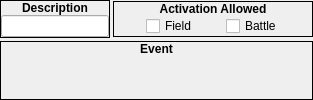
       <widget class="QWidget" name="wEvent">
        <layout class="QVBoxLayout" name="verticalLayout_11">
         <property name="spacing">
          <number>3</number>
         </property>
         <property name="margin">
          <number>0</number>
         </property>
         <item>
          <layout class="QHBoxLayout" name="horizontalLayout_122">
           <property name="spacing">
            <number>3</number>
           </property>
           <item>
            <widget class="QFrame" name="frame_140">
             <property name="sizePolicy">
              <sizepolicy hsizetype="Preferred" vsizetype="Fixed">
               <horstretch>0</horstretch>
               <verstretch>0</verstretch>
              </sizepolicy>
             </property>
             <property name="focusPolicy">
              <enum>Qt::ClickFocus</enum>
             </property>
             <property name="frameShape">
              <enum>QFrame::Box</enum>
             </property>
             <property name="frameShadow">
              <enum>QFrame::Plain</enum>
             </property>
             <layout class="QVBoxLayout" name="verticalLayout_257">
              <property name="spacing">
               <number>0</number>
              </property>
              <property name="margin">
               <number>0</number>
              </property>
              <item>
               <widget class="QLabel" name="label_196">
                <property name="sizePolicy">
                 <sizepolicy hsizetype="Preferred" vsizetype="Fixed">
                  <horstretch>0</horstretch>
                  <verstretch>0</verstretch>
                 </sizepolicy>
                </property>
                <property name="font">
                 <font>
                  <weight>75</weight>
                  <bold>true</bold>
                 </font>
                </property>
                <property name="focusPolicy">
                 <enum>Qt::ClickFocus</enum>
                </property>
                <property name="text">
                 <string>Description</string>
                </property>
                <property name="alignment">
                 <set>Qt::AlignCenter</set>
                </property>
               </widget>
              </item>
              <item>
               <widget class="QWidget" name="widget_152" native="true">
                <property name="focusPolicy">
                 <enum>Qt::ClickFocus</enum>
                </property>
                <layout class="QVBoxLayout" name="verticalLayout_258">
                 <property name="spacing">
                  <number>0</number>
                 </property>
                 <property name="margin">
                  <number>0</number>
                 </property>
                 <item>
                  <widget class="QLineEdit" name="event_leDescription">
                   <property name="focusPolicy">
                    <enum>Qt::ClickFocus</enum>
                   </property>
                   <property name="maxLength">
                    <number>64</number>
                   </property>
                  </widget>
                 </item>
                </layout>
               </widget>
              </item>
             </layout>
            </widget>
           </item>
           <item>
            <widget class="QFrame" name="frame_141">
             <property name="sizePolicy">
              <sizepolicy hsizetype="Fixed" vsizetype="Fixed">
               <horstretch>0</horstretch>
               <verstretch>0</verstretch>
              </sizepolicy>
             </property>
             <property name="minimumSize">
              <size>
               <width>200</width>
               <height>0</height>
              </size>
             </property>
             <property name="maximumSize">
              <size>
               <width>200</width>
               <height>16777215</height>
              </size>
             </property>
             <property name="focusPolicy">
              <enum>Qt::ClickFocus</enum>
             </property>
             <property name="frameShape">
              <enum>QFrame::Box</enum>
             </property>
             <property name="frameShadow">
              <enum>QFrame::Plain</enum>
             </property>
             <layout class="QVBoxLayout" name="verticalLayout_259">
              <property name="spacing">
               <number>0</number>
              </property>
              <property name="margin">
               <number>0</number>
              </property>
              <item>
               <widget class="QLabel" name="label_197">
                <property name="sizePolicy">
                 <sizepolicy hsizetype="Preferred" vsizetype="Fixed">
                  <horstretch>0</horstretch>
                  <verstretch>0</verstretch>
                 </sizepolicy>
                </property>
                <property name="font">
                 <font>
                  <weight>75</weight>
                  <bold>true</bold>
                 </font>
                </property>
                <property name="focusPolicy">
                 <enum>Qt::ClickFocus</enum>
                </property>
                <property name="text">
                 <string>Activation Allowed</string>
                </property>
                <property name="alignment">
                 <set>Qt::AlignCenter</set>
                </property>
               </widget>
              </item>
              <item>
               <widget class="QWidget" name="widget_153" native="true">
                <property name="focusPolicy">
                 <enum>Qt::ClickFocus</enum>
                </property>
                <layout class="QHBoxLayout" name="horizontalLayout_121">
                 <property name="spacing">
                  <number>0</number>
                 </property>
                 <property name="leftMargin">
                  <number>3</number>
                 </property>
                 <property name="topMargin">
                  <number>0</number>
                 </property>
                 <property name="rightMargin">
                  <number>0</number>
                 </property>
                 <property name="bottomMargin">
                  <number>0</number>
                 </property>
                 <item>
                  <widget class="QCheckBox" name="event_cbAllowField">
                   <property name="sizePolicy">
                    <sizepolicy hsizetype="Fixed" vsizetype="Fixed">
                     <horstretch>0</horstretch>
                     <verstretch>0</verstretch>
                    </sizepolicy>
                   </property>
                   <property name="focusPolicy">
                    <enum>Qt::ClickFocus</enum>
                   </property>
                   <property name="text">
                    <string>Field</string>
                   </property>
                  </widget>
                 </item>
                 <item>
                  <widget class="QCheckBox" name="event_cbAllowBattle">
                   <property name="sizePolicy">
                    <sizepolicy hsizetype="Fixed" vsizetype="Fixed">
                     <horstretch>0</horstretch>
                     <verstretch>0</verstretch>
                    </sizepolicy>
                   </property>
                   <property name="focusPolicy">
                    <enum>Qt::ClickFocus</enum>
                   </property>
                   <property name="text">
                    <string>Battle</string>
                   </property>
                  </widget>
                 </item>
                </layout>
               </widget>
              </item>
             </layout>
            </widget>
           </item>
          </layout>
         </item>
         <item>
          <widget class="QFrame" name="frame_142">
           <property name="sizePolicy">
            <sizepolicy hsizetype="Preferred" vsizetype="Expanding">
             <horstretch>0</horstretch>
             <verstretch>0</verstretch>
            </sizepolicy>
           </property>
           <property name="focusPolicy">
            <enum>Qt::ClickFocus</enum>
           </property>
           <property name="frameShape">
            <enum>QFrame::Box</enum>
           </property>
           <property name="frameShadow">
            <enum>QFrame::Plain</enum>
           </property>
           <layout class="QVBoxLayout" name="verticalLayout_260">
            <property name="spacing">
             <number>0</number>
            </property>
            <property name="margin">
             <number>0</number>
            </property>
            <item>
             <widget class="QLabel" name="label_198">
              <property name="sizePolicy">
               <sizepolicy hsizetype="Preferred" vsizetype="Fixed">
                <horstretch>0</horstretch>
                <verstretch>0</verstretch>
               </sizepolicy>
              </property>
              <property name="font">
               <font>
                <weight>75</weight>
                <bold>true</bold>
               </font>
              </property>
              <property name="focusPolicy">
               <enum>Qt::ClickFocus</enum>
              </property>
              <property name="text">
               <string>Event</string>
              </property>
              <property name="alignment">
               <set>Qt::AlignCenter</set>
              </property>
             </widget>
            </item>
            <item>
             <widget class="QWidget" name="widget_154" native="true">
              <property name="focusPolicy">
               <enum>Qt::ClickFocus</enum>
              </property>
             </widget>
            </item>
           </layout>
          </widget>
         </item>
        </layout>
       </widget>
